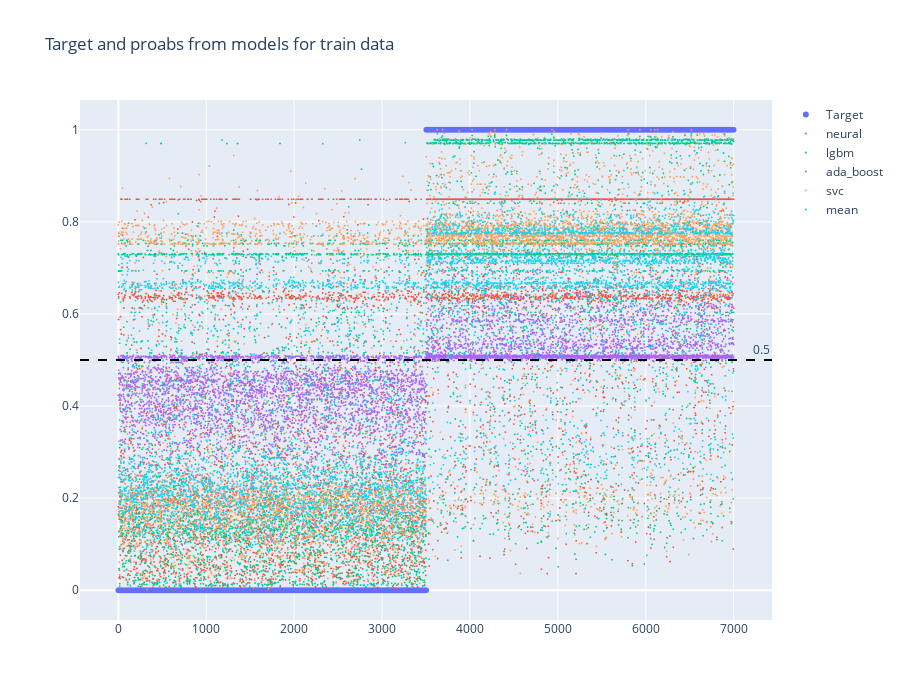

The cell this chart's notebook holds for it:
### Code cell
features = ['neural', 'lgbm', 'ada_boost', 'svc', 'mean']
show_ensemble_features(train_ensemble_df, features, 'train')

### Figure 1 — Plotly figure (JSON) as saved in the notebook; plotly's stock layout.template omitted (floating-point values rounded to 4 significant figures; data arrays with more than 128 entries replaced by an {"elided": "..."} marker saying what was removed)
{"data": [{"mode": "markers", "name": "Target", "type": "scattergl", "x": {"elided": "7001 int values"}, "y": {"elided": "7001 int values"}}, {"marker": {"size": 2}, "mode": "markers", "name": "neural", "type": "scattergl", "x": {"elided": "7001 int values"}, "y": {"elided": "7001 float values"}}, {"marker": {"size": 2}, "mode": "markers", "name": "lgbm", "type": "scattergl", "x": {"elided": "7001 int values"}, "y": {"elided": "7001 float values"}}, {"marker": {"size": 2}, "mode": "markers", "name": "ada_boost", "type": "scattergl", "x": {"elided": "7001 int values"}, "y": {"elided": "7001 float values"}}, {"marker": {"size": 2}, "mode": "markers", "name": "svc", "type": "scattergl", "x": {"elided": "7001 int values"}, "y": {"elided": "7001 float values"}}, {"marker": {"size": 2}, "mode": "markers", "name": "mean", "type": "scattergl", "x": {"elided": "7001 int values"}, "y": {"elided": "7001 float values"}}], "layout": {"annotations": [{"showarrow": false, "text": "0.5", "x": 1, "xanchor": "right", "xref": "x domain", "y": 0.5, "yanchor": "bottom", "yref": "y"}], "height": 700, "shapes": [{"line": {"color": "black", "dash": "dash"}, "type": "line", "x0": 0, "x1": 1, "xref": "x domain", "y0": 0.5, "y1": 0.5, "yref": "y"}], "title": {"text": "Target and proabs from models for train data"}}}
